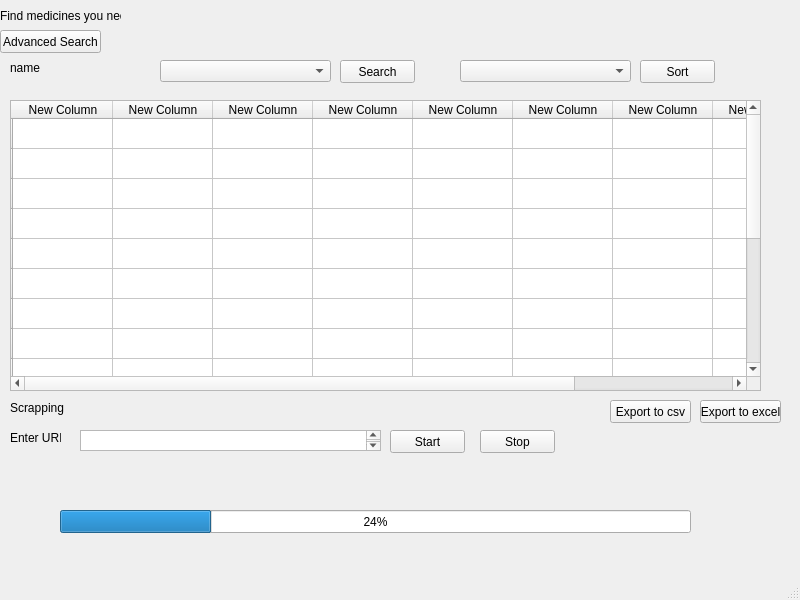
<?xml version="1.0" encoding="UTF-8"?>
<ui version="4.0">
 <class>MainWindow</class>
 <widget class="QMainWindow" name="MainWindow">
  <property name="geometry">
   <rect>
    <x>0</x>
    <y>0</y>
    <width>800</width>
    <height>600</height>
   </rect>
  </property>
  <property name="windowTitle">
   <string>MainWindow</string>
  </property>
  <widget class="QWidget" name="centralwidget">
   <widget class="QLabel" name="mainLabel">
    <property name="geometry">
     <rect>
      <x>0</x>
      <y>0</y>
      <width>121</width>
      <height>31</height>
     </rect>
    </property>
    <property name="text">
     <string>Find medicines you need:</string>
    </property>
   </widget>
   <widget class="QPushButton" name="advancedButton">
    <property name="geometry">
     <rect>
      <x>0</x>
      <y>30</y>
      <width>101</width>
      <height>23</height>
     </rect>
    </property>
    <property name="text">
     <string>Advanced Search</string>
    </property>
   </widget>
   <widget class="QLabel" name="searchLabel">
    <property name="geometry">
     <rect>
      <x>10</x>
      <y>60</y>
      <width>141</width>
      <height>16</height>
     </rect>
    </property>
    <property name="text">
     <string>name</string>
    </property>
   </widget>
   <widget class="QComboBox" name="searchCombobox">
    <property name="geometry">
     <rect>
      <x>160</x>
      <y>60</y>
      <width>171</width>
      <height>22</height>
     </rect>
    </property>
   </widget>
   <widget class="QPushButton" name="searchButton">
    <property name="geometry">
     <rect>
      <x>340</x>
      <y>60</y>
      <width>75</width>
      <height>23</height>
     </rect>
    </property>
    <property name="text">
     <string>Search</string>
    </property>
   </widget>
   <widget class="QComboBox" name="sortCombobox">
    <property name="geometry">
     <rect>
      <x>460</x>
      <y>60</y>
      <width>171</width>
      <height>22</height>
     </rect>
    </property>
   </widget>
   <widget class="QPushButton" name="sortButton">
    <property name="geometry">
     <rect>
      <x>640</x>
      <y>60</y>
      <width>75</width>
      <height>23</height>
     </rect>
    </property>
    <property name="text">
     <string>Sort</string>
    </property>
   </widget>
   <widget class="QLabel" name="ScrappingLabel">
    <property name="geometry">
     <rect>
      <x>10</x>
      <y>400</y>
      <width>61</width>
      <height>16</height>
     </rect>
    </property>
    <property name="text">
     <string>Scrapping</string>
    </property>
   </widget>
   <widget class="QLabel" name="urlLabel">
    <property name="geometry">
     <rect>
      <x>10</x>
      <y>430</y>
      <width>51</width>
      <height>16</height>
     </rect>
    </property>
    <property name="text">
     <string>Enter URL:</string>
    </property>
   </widget>
   <widget class="QPlainTextEdit" name="urlTextbox">
    <property name="geometry">
     <rect>
      <x>80</x>
      <y>430</y>
      <width>301</width>
      <height>21</height>
     </rect>
    </property>
   </widget>
   <widget class="QPushButton" name="startButton">
    <property name="geometry">
     <rect>
      <x>390</x>
      <y>430</y>
      <width>75</width>
      <height>23</height>
     </rect>
    </property>
    <property name="text">
     <string>Start</string>
    </property>
   </widget>
   <widget class="QPushButton" name="stopButton">
    <property name="geometry">
     <rect>
      <x>480</x>
      <y>430</y>
      <width>75</width>
      <height>23</height>
     </rect>
    </property>
    <property name="text">
     <string>Stop</string>
    </property>
   </widget>
   <widget class="QPushButton" name="csvButton">
    <property name="geometry">
     <rect>
      <x>610</x>
      <y>400</y>
      <width>81</width>
      <height>23</height>
     </rect>
    </property>
    <property name="text">
     <string>Export to csv</string>
    </property>
   </widget>
   <widget class="QPushButton" name="excelButton">
    <property name="geometry">
     <rect>
      <x>700</x>
      <y>400</y>
      <width>81</width>
      <height>23</height>
     </rect>
    </property>
    <property name="text">
     <string>Export to excel</string>
    </property>
   </widget>
   <widget class="QProgressBar" name="progressBar">
    <property name="geometry">
     <rect>
      <x>60</x>
      <y>510</y>
      <width>631</width>
      <height>23</height>
     </rect>
    </property>
    <property name="value">
     <number>24</number>
    </property>
   </widget>
   <widget class="QTableWidget" name="tableWidget">
    <property name="geometry">
     <rect>
      <x>10</x>
      <y>100</y>
      <width>751</width>
      <height>291</height>
     </rect>
    </property>
    <row>
     <property name="text">
      <string/>
     </property>
    </row>
    <row>
     <property name="text">
      <string/>
     </property>
    </row>
    <row>
     <property name="text">
      <string/>
     </property>
    </row>
    <row>
     <property name="text">
      <string/>
     </property>
    </row>
    <row>
     <property name="text">
      <string/>
     </property>
    </row>
    <row>
     <property name="text">
      <string/>
     </property>
    </row>
    <row>
     <property name="text">
      <string/>
     </property>
    </row>
    <row>
     <property name="text">
      <string/>
     </property>
    </row>
    <row>
     <property name="text">
      <string/>
     </property>
    </row>
    <row>
     <property name="text">
      <string/>
     </property>
    </row>
    <row>
     <property name="text">
      <string/>
     </property>
    </row>
    <row>
     <property name="text">
      <string/>
     </property>
    </row>
    <row>
     <property name="text">
      <string/>
     </property>
    </row>
    <row>
     <property name="text">
      <string/>
     </property>
    </row>
    <row>
     <property name="text">
      <string/>
     </property>
    </row>
    <row>
     <property name="text">
      <string/>
     </property>
    </row>
    <column>
     <property name="text">
      <string>New Column</string>
     </property>
    </column>
    <column>
     <property name="text">
      <string>New Column</string>
     </property>
    </column>
    <column>
     <property name="text">
      <string>New Column</string>
     </property>
    </column>
    <column>
     <property name="text">
      <string>New Column</string>
     </property>
    </column>
    <column>
     <property name="text">
      <string>New Column</string>
     </property>
    </column>
    <column>
     <property name="text">
      <string>New Column</string>
     </property>
    </column>
    <column>
     <property name="text">
      <string>New Column</string>
     </property>
    </column>
    <column>
     <property name="text">
      <string>New Column</string>
     </property>
    </column>
    <column>
     <property name="text">
      <string>New Column</string>
     </property>
    </column>
   </widget>
  </widget>
  <widget class="QStatusBar" name="statusbar"/>
 </widget>
 <resources/>
 <connections/>
</ui>
